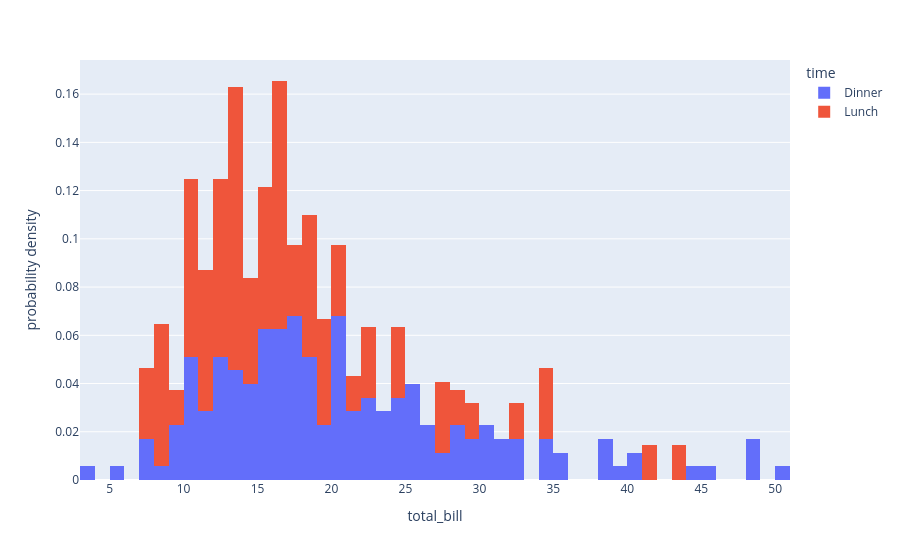

The notebook cell saved with this chart:
### Markdown cell above
## Histogramas

### Code cell
px.histogram(df,x='total_bill',color='time',nbins=50,
             histnorm= 'probability density')

### Figure 1 — Plotly figure (JSON) as saved in the notebook; plotly's stock layout.template omitted (floating-point values rounded to 4 significant figures; data arrays with more than 128 entries replaced by an {"elided": "..."} marker saying what was removed)
{"data": [{"bingroup": "x", "histnorm": "probability density", "hovertemplate": "time=Dinner<br>total_bill=%{x}<br>probability density=%{y}<extra></extra>", "legendgroup": "Dinner", "marker": {"color": "#636efa", "pattern": {"shape": ""}}, "name": "Dinner", "nbinsx": 50, "orientation": "v", "showlegend": true, "type": "histogram", "x": {"elided": "176 float values"}, "xaxis": "x", "yaxis": "y"}, {"bingroup": "x", "histnorm": "probability density", "hovertemplate": "time=Lunch<br>total_bill=%{x}<br>probability density=%{y}<extra></extra>", "legendgroup": "Lunch", "marker": {"color": "#EF553B", "pattern": {"shape": ""}}, "name": "Lunch", "nbinsx": 50, "orientation": "v", "showlegend": true, "type": "histogram", "x": [27.2, 22.76, 17.29, 19.44, 16.66, 10.07, 32.68, 15.98, 34.83, 13.03, 18.28, 24.71, 21.16, 10.65, 12.43, 24.08, 11.69, 13.42, 14.26, 15.95, 12.48, 29.8, 8.52, 14.52, 11.38, 22.82, 19.08, 20.27, 11.17, 12.26, 18.26, 8.51, 10.33, 14.15, 16.0, 13.16, 17.47, 34.3, 41.19, 27.05, 16.43, 8.35, 18.64, 11.87, 9.78, 7.51, 19.81, 28.44, 15.48, 16.58, 7.56, 10.34, 43.11, 13.0, 13.51, 18.71, 12.74, 13.0, 16.4, 20.53, 16.47, 12.16, 13.42, 8.58, 15.98, 13.42, 16.27, 10.09], "xaxis": "x", "yaxis": "y"}], "layout": {"barmode": "relative", "legend": {"title": {"text": "time"}, "tracegroupgap": 0}, "margin": {"t": 60}, "xaxis": {"anchor": "y", "domain": [0, 1], "title": {"text": "total_bill"}}, "yaxis": {"anchor": "x", "domain": [0, 1], "title": {"text": "probability density"}}}}
